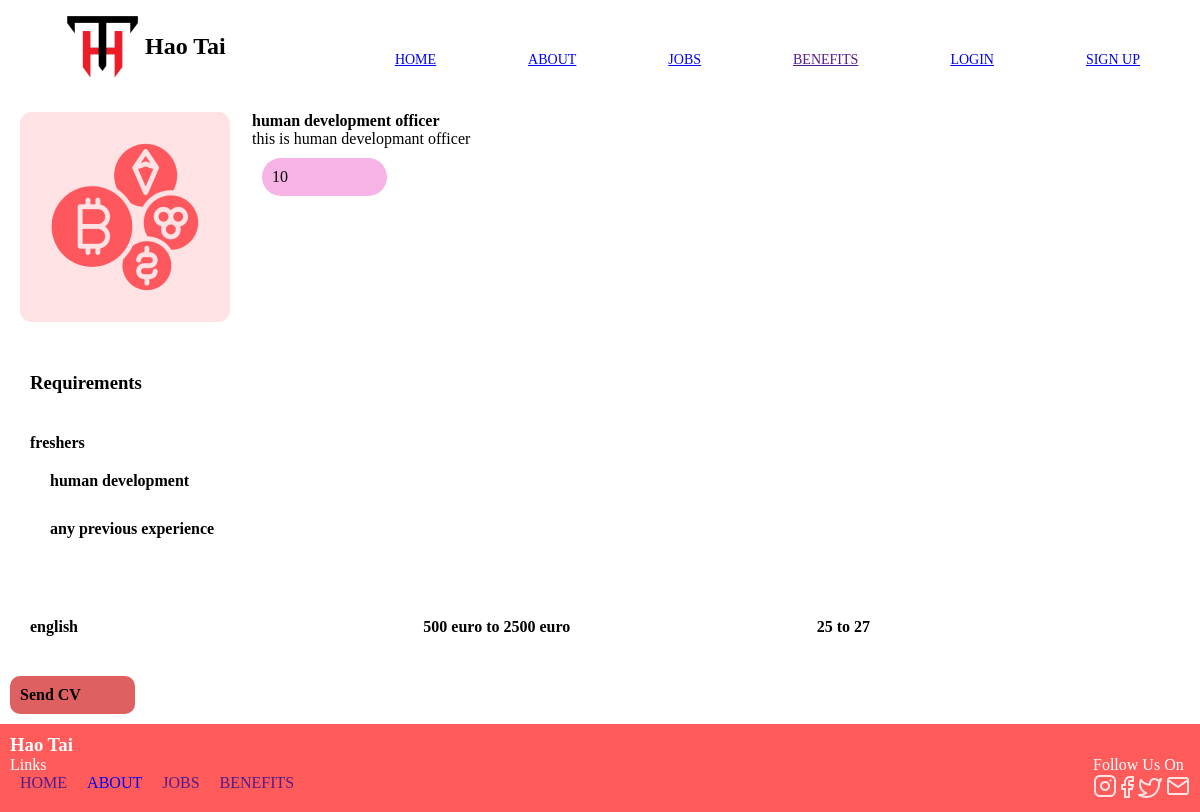
Screenshot of /crptojob/3 with the database file from the repository.
### web/models.py (models this page shows, shortened)
class jobs(models.Model):
    title = models.CharField(max_length=30)
    description =models.TextField()
    no_of_vacancy = models.IntegerField()
    images = models.ImageField(upload_to = 'jobimages')
    experience = models.TextField()
    documents =models.TextField()
    skills = models.TextField()
    language = models.TextField()
    salary = models.TextField()
    age = models.TextField()
    cat = models.ForeignKey('categories',on_delete=models.CASCADE,related_name='jobs')

### web/views.py (the view)
# urls.py: path('crptojob/<int:id>',views.crptojob, name = "crptojob"),
def crptojob(request,id):
    jos = jobs.objects.get(id = id)
    context = {
        'joi' : jos
    }
    return render(request,'crptojob.html',context)

### templates/crptojob.html (shortened to what this page needs)
{%extends 'base.html'%}
{%load static%}
{%block content%}
    <section class="subboxthree">
        <img src="../static/images/Frame 101.png" alt="">
        <div class="singleboxthree">
            <h4 class="cp2">{{joi.title}}</h4>
            <p>{{joi.description}}</p>
                <p class="innerthree">{{joi.no_of_vacancy}}</p>
        </div>
    </section>
    <section class="boxthreecrp">
        <div class="requirementscrp">
            <h3>Requirements</h3>
        </div>
<div class="boxthreefullcrp" >
    <div class="beforearrivalcrp" >
        <div>
            <h4>{{joi.experience}}</h4>
    <div class="beforearrivalcrp" >
    <div>
        <h4>{{joi.documents}}</h4>
    </div>
    </div>
    <div class="beforearrivalcrp" >
    <div>
        <h4>{{joi.skills}}</h4>
    </div>
   </div>
 </section>
 <section class="boxthreecrp">
    <div class="boxthreefullcrp" >
    <div class="beforearrivalcrp" >
        <div>
            <h4>{{joi.language}}</h4>
        </div>
    </div>
    <div class="beforearrivalcrp" >
    <div>
        <h4>{{joi.salary}}</h4>
    </div>
    </div>
    <div class="beforearrivalcrp" >
    <div>
        <h4>{{joi.age}}</h4>
    </div>
 </div>
</section>
     <div>
        <div>
            <div class="sendcvcovercrp" >
               <h4>Send CV</h4>
            </div>
        </div>
     </div>
     {%endblock%}

### static/style.css (style rules this page uses)
* { margin: 0; padding: 0; }
.subboxthree { display: grid; grid-template-columns: repeat(5,1fr); padding: 20px; }
.singleboxthree { grid-column: span 4 ; }
.innerthree { background-color: rgb(247, 179, 230); border-radius: 20px; margin: 10px; padding: 10px; max-width: 105px; }
.boxthreecrp { display:grid ; padding: 10px; }
.requirementscrp { margin: 10px; padding: 10px; }
.beforearrivalcrp { margin: 10px; padding: 10px; }
.boxthreefullcrp { display: grid; grid-template-columns: repeat(3,1fr); }
.sendcvcovercrp { background:rgb(222, 96, 96) ; border-radius: 10px; width: 105px; margin: 10px; padding: 10px; }

### rows the page displays
jobs: title "human development officer", description "this is human developmant officer", no_of_vacancy "10", experience "freshers", documents "human development", skills "any previous experience", language "english", salary "500 euro to 2500 euro", age "25 to 27"
